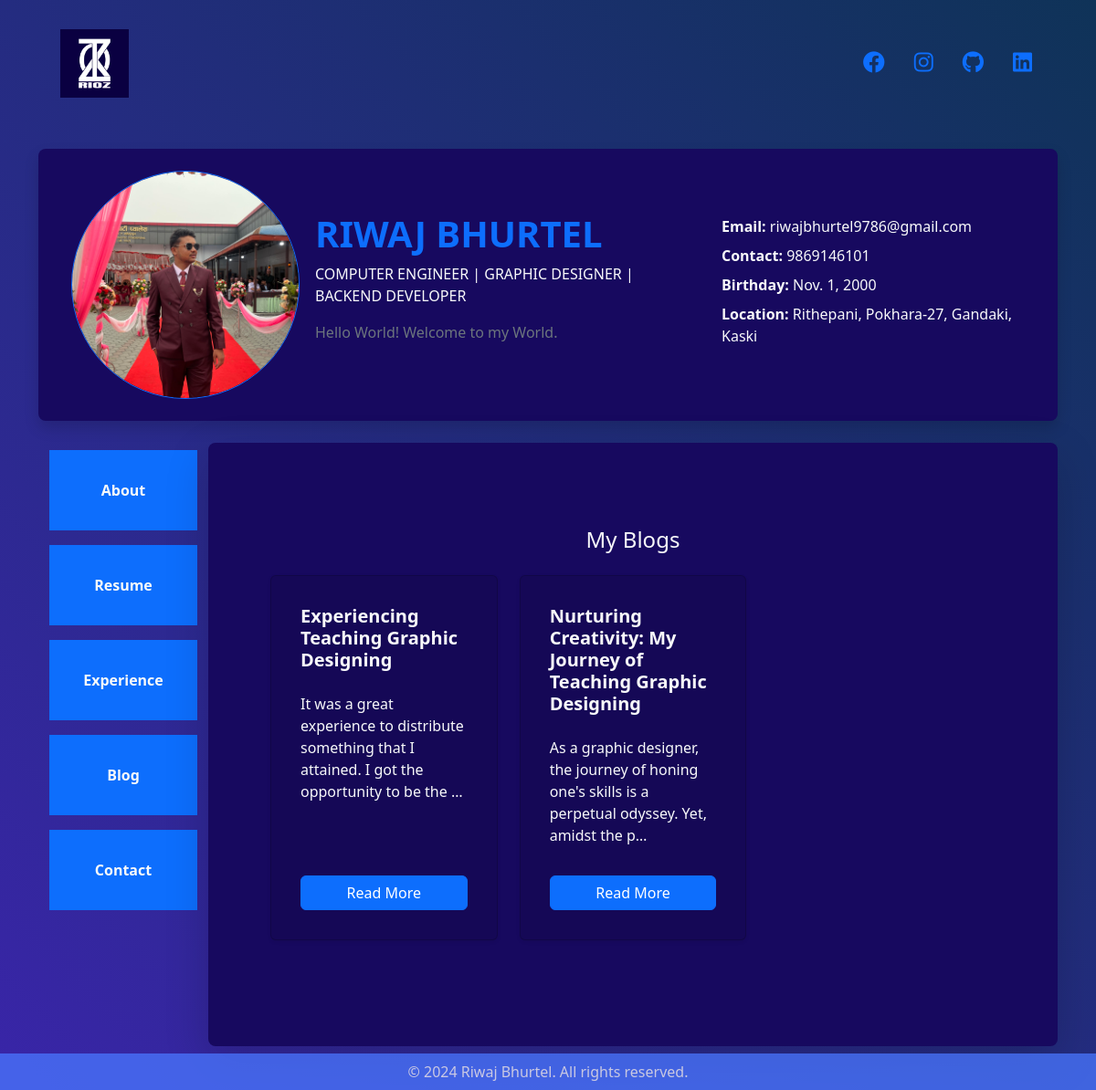
The app's page /blogs/ with its own data.
### rioz/models.py (models this page shows, shortened)
class Information(models.Model):
    name = models.CharField(max_length=75)
    avatar = models.ImageField(upload_to='static/images/avatars/')
    cover_pic = models.ImageField(blank=True, null=True, upload_to='static/images/cover_pic/')
    address = models.CharField(max_length=255)
    email = models.EmailField()
    born_date = models.DateField(blank=True, null=True)
    contact = models.CharField(
        max_length=13,
        validators=[MinLengthValidator(10), MaxLengthValidator(13)]
    )
    cv = models.FileField(upload_to='static/cv/', blank=True, null=True)
    facebook = models.URLField(null=True, blank=True)
    instagram = models.URLField(null=True, blank=True)
    github = models.URLField(null=True, blank=True)
    linkedin = models.URLField(null=True, blank=True)
    twitter = models.URLField(null=True, blank=True)

class About(models.Model):
    short_bio = models.CharField(max_length=100)
    intro = models.CharField(max_length=350)
    about_me = models.TextField(null=True, blank=True)

class Blog(models.Model):
    blog_id = models.CharField(max_length=15, editable=False, auto_created=True)
    blog_topic = models.CharField(max_length=150)
    blog_text = models.TextField()
    date = models.DateTimeField(auto_now_add=True)
    def get_excerpt(self, num_chars=100):
        return Truncator(self.blog_text).chars(num_chars)

### rioz/views.py (the view)
# urls.py: path('blogs/', views.blog, name='blog'),
def blog(request):
    blog = Blog.objects.all()
    information = Information.objects.first()
    about = About.objects.first()
    return render(request, 'rioz/blog_page.html', {'blog': blog,
                                                   'information': information,
                                                   'about': about})

### templates/rioz/blog_page.html (shortened to what this page needs)
<!DOCTYPE html>
{% extends 'rioz/index.html' %}
{% load static %}
{% block blog_page %}
<div class="container my-5" style="padding: 20px; border-radius: 10px;">
    <div class="text-center mb-4">
        <h4 class="text-light">My Blogs</h4>
    </div>
    <div class="row">
        {% for blog in blog %}
        <div class="col-md-4 mb-4">
            <article style="background-color: #150856;" class="card text-light p-3 shadow-sm h-100" style="transition: transform 0.3s;">
                <div class="card-body d-flex flex-column">
                    <h5 class="card-title fw-bold">{{ blog.blog_topic }}</h5>
                    <p class="card-text">{{ blog.get_excerpt|linebreaks }}</p>
                    <a href="{% url 'rioz:blog_detail' pk=blog.pk %}" class="btn btn-primary mt-auto">Read More</a>
                </div>
            </article>
        </div>
        {% endfor %}
    </div>
</div>
{% endblock %}

### templates/rioz/index.html (shortened to what this page needs)
<!DOCTYPE html>
{% load static %}
<html lang="en">
<head>
    <link rel="stylesheet" href="{% static 'css/style.css' %}">
    <link rel="stylesheet" href="https://cdnjs.cloudflare.com/ajax/libs/font-awesome/6.2.1/css/all.min.css"
>
    <link href="https://cdn.jsdelivr.net/npm/bootstrap@5.3.3/dist/css/bootstrap.min.css" rel="stylesheet"
>
</head>
<body style="background: linear-gradient(225deg, #0f3358, #3925a8);">
    <div class="container">
        <div class="container-fluid">
            <nav class="navbar navbar-expand-lg">
                <div class="container-fluid">
                    <a class="navbar-brand" href="{% url 'rioz:home' %}">
                        <img style="width: 75px;" src="{% static 'images/logo/Rioz Logo.jpg' %}" alt="Logo">
                    </a>
                </div>
                <div class="my-5 d-flex">
                    {% if information.facebook %}
                    <div class="navbar-item mx-3">
                        <a href="{{information.facebook}}" target="_blank">
                            <i class='fab fa-facebook' style='font-size:24px'></i>
                        </a>
                    </div>
                    {% endif %}
                    {% if information.instagram %}
                    <div class="navbar-item mx-3" target="_blank">
                        <a href="{{information.instagram}}">
                            <i class="fab fa-instagram" style='font-size:24px'></i>
                        </a>
                    </div>
                    {% endif %}
                    {% if information.github %}
                    <div class="navbar-item mx-3">
                        <a href="{{information.github}}" target="_blank">
                            <i class="fab fa-github" style='font-size:24px'></i>
                        </a>
                    </div>
                    {% endif %}
                    {% if information.linkedin %}
                    <div class="navbar-item mx-3">
                        <a href="{{information.linkedin}}" target="_blank">
                            <i class="fab fa-linkedin" style='font-size:24px'></i>
                        </a>
                    </div>
                    {% endif %}
                </div>
            </nav>
        </div>
        <div class="container-fluid rounded-3 shadow" style="background-color: #17095f;">
            <div class="container my-4 p-4">
                <div class="row g-4 align-items-center">
                    <div class="col-md-3 text-center">
                        <img class="rounded-circle border border-primary"
                            style="width: 250px; height: 250px; object-fit: cover;" src="{{information.avatar.url}}"
                            alt="Avatar">
                    </div>
                    <div class="col-md-5 text-light">
                        <h1 class="text-primary text-uppercase fw-bold">{{information.name}}</h1>
                        <p class="text-light text-uppercase">{{about.short_bio}}</p>
                        <p class="text-secondary mt-3">{{about.intro}}</p>
                    </div>
                    <div class="col-md-4 text-light">
                        <div class="d-flex flex-column justify-content-center align-items-start h-100">
                            <p class="mb-2">
                                <strong>Email:</strong> {{information.email}}
                            </p>
                            <p class="mb-2">
                                <strong>Contact:</strong> {{information.contact}}
                            </p>
                            <p class="mb-2">
                                <strong>Birthday:</strong> {{information.born_date}}
                            </p>
                            <p class="mb-2">
                                <strong>Location:</strong> {{information.address}}
                            </p>
                        </div>
                    </div>
                </div>
            </div>
        </div>
        <div class="container-fluid">
            <div class="row">
                <div class="col-md-2 rounded-3 py-2 ">
                    <ul class="navbar-nav flex-column text-center">
                        <li class="nav-item bg-primary p-4 mb-3 fw-bold">
                            <a class="nav-link text-light" href="{% url 'rioz:home' %}">About</a>
                        </li>
                        <li class="nav-item bg-primary p-4 mb-3 fw-bold">
                            <a class="nav-link text-light" href="{% url 'rioz:resume' %}">Resume</a>
                        </li>
                        <li class="nav-item bg-primary mb-3 p-4 fw-bold">
                            <a class="nav-link text-light" href="{% url 'rioz:experience' %}">Experience</a>
                        </li>
                        <li class="nav-item bg-primary mb-3 p-4 fw-bold">
                            <a class="nav-link text-light" href="{% url 'rioz:blog' %}">Blog</a>
                        </li>
                        {% if not user.is_authenticated %}
                        <li class="nav-item bg-primary p-4 fw-bold">
                            <a class="nav-link text-light" href="{% url 'rioz:message_form' %}">Contact</a>
                        </li>
                        {% endif %}
                    </ul>
                </div>
                <div style="background-color: #17095f;" class="col-md-10 rounded-3 shadow-lg py-4 px-5 mb-5">
                    {% block blog_page %}
                    {% endblock %}
                </div>
            </div>
        </div>
    </div>
    <footer class="footer mt-auto py-2">
        <div class="container text-center">
            <p class="mb-0">&copy; 2024 Riwaj Bhurtel. All rights reserved.</p>
        </div>
    </footer>
</body>
</html>

### templates/rioz/index.html (style rules this page uses)
body { display: flex; flex-direction: column; min-height: 100vh; margin: 0; }
.footer { background-color: #4a77ff; color: white; text-align: center; padding: 1rem 0; position: fixed; width: 100%; bottom: 0; opacity: 75%; }

### records on screen
Information: avatar (picture), name "RIWAJ BHURTEL", email "riwajbhurtel9786@gmail.com", contact "9869146101", born_date "Nov. 1, 2000", address "Rithepani, Pokhara-27, Gandaki, Kaski"
About: short_bio "COMPUTER ENGINEER | GRAPHIC DESIGNER | BACKEND DEVELOPER", intro "Hello World! Welcome to my World."
Blog: blog_topic "Experiencing Teaching Graphic Designing", get_excerpt "It was a great experience to distribute something that I attained. I got the opportunity to be the …"
Blog: blog_topic "Nurturing Creativity: My Journey of Teaching Graphic Designing", get_excerpt "As a graphic designer, the journey of honing one's skills is a perpetual odyssey. Yet, amidst the p…"
